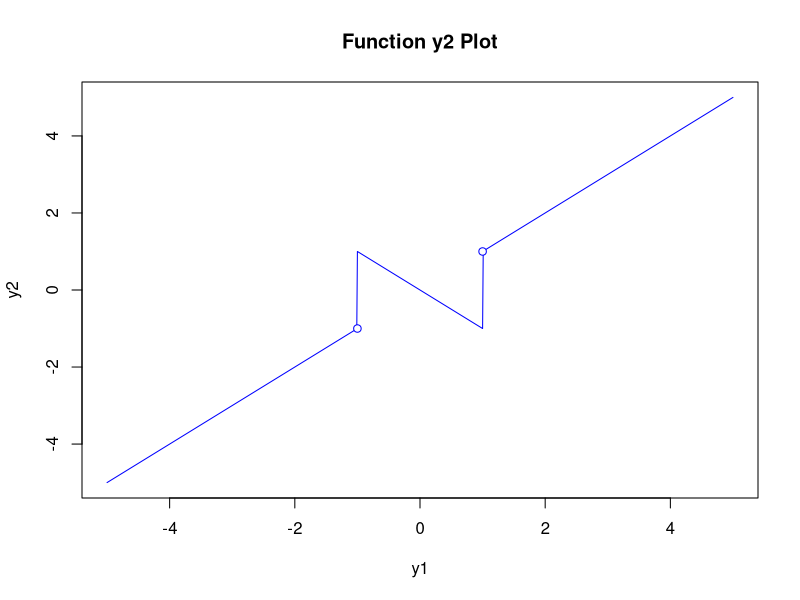

Generate this figure with R:
y2 <- function(y1) {
  if(y1 <= 1 && y1 >= -1) { -y1 }
  else y1
}

y1_values <- seq(-5, 5, by=0.01) # 从-3到3，步长为0.1

# 计算对应的输出值
y2_values <- sapply(y1_values, y2) # 使用sapply应用y2函数

# 绘图
plot(y1_values, y2_values, type='l', col='blue', 
     xlab='y1', ylab='y2', main='Function y2 Plot')
special_points_y1 <- c(-1, 1)
special_points_y2 <- c(-1,1)

# 在特定点添加空心点
points(special_points_y1, special_points_y2, pch=21, col='blue', bg='white')
